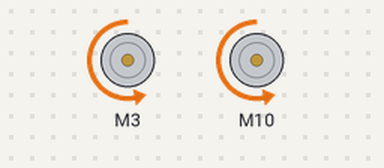
A sketch run on a simulated Arduino Uno, built with avr-gcc and run on an emulated ATmega328P. On the bench: 2 × DC motor (green arrow = forward, orange = backward, longer = faster).

Above: at 0.2 s.
At 3.7 s:
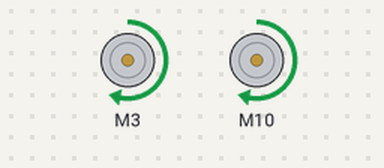
At 5.0 s:
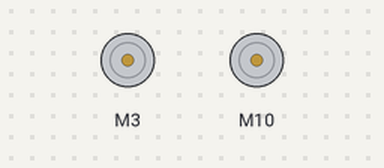
Timing chart, 0 to 6.9 s (numbered marks = the images above):
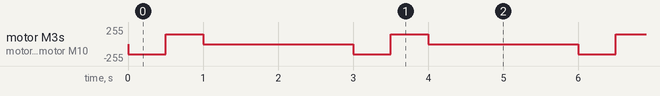

Measured:
- by itself, motor M3, motor M10: repeats every 3.0 s: forward 150/255 0.50 s, stopped 2.0 s, backward 150/255 0.50 s

The sketch:

BasicMove.ino
```cpp
#include "CytronMotorDriver.h"
CytronMD motor1(PWM_PWM, 3, 9);   // PWM 1A = Pin 3, PWM 1B = Pin 9.
CytronMD motor2(PWM_PWM, 10, 11); // PWM 2A = Pin 10, PWM 2B = Pin 11.

#define calibrate A1

void setup()
{ Serial.begin(9600);
}

void loop()
{ move(150,150);
  delay(500);
  move(-150,-150);
  delay(500);
  stop();
  delay(2000);
}

//====================================== SUBROUTINES ======================================
void move(int16_t motorL, int16_t motorR)
{ motorR = motorR*-1; //inverting to obtain +ve value for forward
  motorL = motorL*-1;

  motor1.setSpeed(motorR);
  motor2.setSpeed(motorL);
}

void stop()
{ motor1.setSpeed(0);
  motor2.setSpeed(0);
}
```
